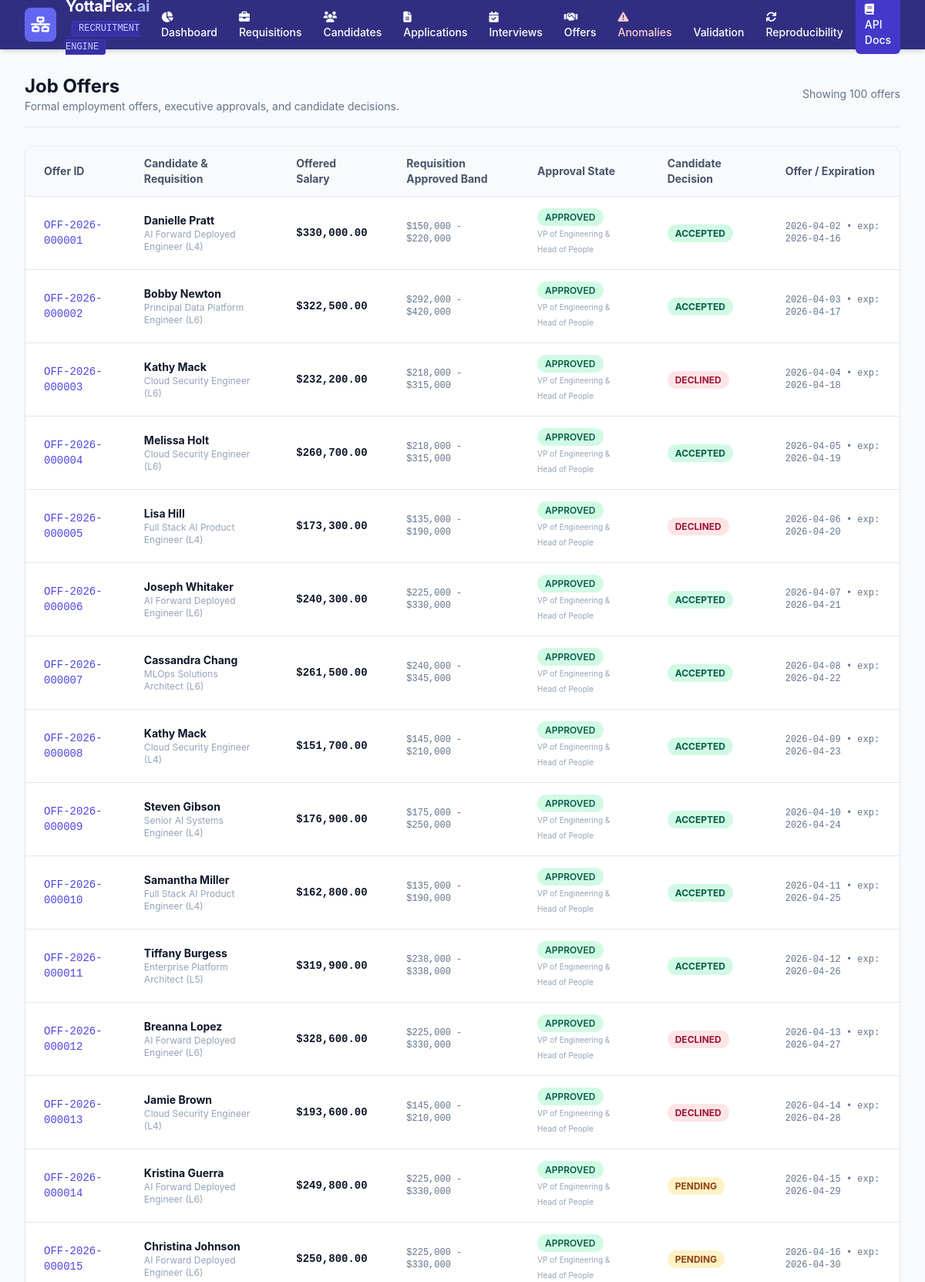
The app's page /ui/offers (upper part) with its own data.
### app/models.py (models this page shows)
class Offer(Base):
    __tablename__ = "offers"
    offer_id = Column(String(32), primary_key=True)  # OFF-2026-000001
    application_id = Column(String(96), ForeignKey("applications.application_id"), nullable=False, unique=True)
    offered_salary = Column(Float, nullable=False)
    approval_status = Column(String(32), nullable=False, default="PENDING_APPROVAL")  # PENDING_APPROVAL, APPROVED, REJECTED
    approved_by = Column(String(128), nullable=True)
    candidate_decision = Column(String(32), nullable=False, default="PENDING")  # PENDING, ACCEPTED, DECLINED
    offer_date = Column(String(32), nullable=False)
    expiration_date = Column(String(32), nullable=False)
    created_at = Column(DateTime, default=datetime.utcnow, nullable=False)
    application = relationship("Application", back_populates="offer")

class Candidate(Base):
    __tablename__ = "candidates"
    candidate_id = Column(String(32), primary_key=True)  # CAND-000001
    full_name = Column(String(128), nullable=False)
    email = Column(String(128), nullable=False, unique=True)
    phone = Column(String(32), nullable=False)
    years_of_experience = Column(Float, nullable=False)
    highest_education = Column(String(64), nullable=False)
    current_location = Column(String(128), nullable=False)
    created_at = Column(DateTime, default=datetime.utcnow, nullable=False)
    resume_artifact = relationship("ResumeArtifact", uselist=False, back_populates="candidate", cascade="all, delete-orphan")
    skills = relationship("CandidateSkill", back_populates="candidate", cascade="all, delete-orphan")
    applications = relationship("Application", back_populates="candidate")

class JobRequisition(Base):
    __tablename__ = "job_requisitions"
    requisition_id = Column(String(32), primary_key=True)  # REQ-2026-000001
    department_id = Column(String(32), ForeignKey("departments.department_id"), nullable=False)
    title = Column(String(128), nullable=False)
    role_level = Column(String(16), nullable=False)  # L4, L5, L6, Principal
    min_years_experience = Column(Integer, nullable=False)
    min_salary = Column(Float, nullable=False)
    max_salary = Column(Float, nullable=False)
    status = Column(String(32), nullable=False, default="OPEN")  # DRAFT, APPROVED, OPEN, CLOSED
    open_date = Column(String(32), nullable=False)
    close_date = Column(String(32), nullable=True)
    created_at = Column(DateTime, default=datetime.utcnow, nullable=False)
    department = relationship("Department", back_populates="requisitions")
    screening_rules = relationship("ScreeningRule", back_populates="requisition", cascade="all, delete-orphan")
    applications = relationship("Application", back_populates="requisition")

### app/routes/ui.py (the view)
@router.get("/ui/offers", response_class=HTMLResponse)
def offers_view(request: Request, db: Session = Depends(get_db)):
    offers = db.query(Offer).limit(100).all()
    return templates.TemplateResponse("offers.html", {"request": request, "offers": offers})

### app/templates/offers.html (shortened to what this page needs)
{% extends "base.html" %}
{% block content %}
<div class="space-y-6">
    <div class="flex justify-between items-center pb-4 border-b border-slate-200">
        <div>
            <h1 class="text-2xl font-bold text-slate-900">Job Offers</h1>
            <p class="text-sm text-slate-500">Formal employment offers, executive approvals, and candidate decisions.</p>
        </div>
        <div class="text-sm text-slate-500">
            Showing {{ offers|length }} offers
        </div>
    </div>
    <div class="bg-white rounded-xl shadow-sm border border-slate-200 overflow-hidden">
        <table class="min-w-full divide-y divide-slate-200 text-sm">
            <thead class="bg-slate-50 font-semibold text-slate-600">
                <tr>
                    <th class="px-6 py-3 text-left">Offer ID</th>
                    <th class="px-6 py-3 text-left">Candidate & Requisition</th>
                    <th class="px-6 py-3 text-left">Offered Salary</th>
                    <th class="px-6 py-3 text-left">Requisition Approved Band</th>
                    <th class="px-6 py-3 text-left">Approval State</th>
                    <th class="px-6 py-3 text-left">Candidate Decision</th>
                    <th class="px-6 py-3 text-left">Offer / Expiration</th>
                </tr>
            </thead>
            <tbody class="divide-y divide-slate-200">
                {% for o in offers %}
                <tr class="hover:bg-slate-50 transition">
                    <td class="px-6 py-4 font-mono font-medium text-indigo-600">{{ o.offer_id }}</td>
                    <td class="px-6 py-4">
                        <div class="font-bold text-slate-900">{{ o.application.candidate.full_name }}</div>
                        <div class="text-xs text-slate-400">{{ o.application.requisition.title }}</div>
                    </td>
                    <td class="px-6 py-4 font-mono font-bold text-slate-900">
                        ${{ "{:,.2f}".format(o.offered_salary) }}
                    </td>
                    <td class="px-6 py-4 font-mono text-xs text-slate-500">
                        ${{ "{:,.0f}".format(o.application.requisition.min_salary) }} - ${{ "{:,.0f}".format(o.application.requisition.max_salary) }}
                    </td>
                    <td class="px-6 py-4">
                        <span class="px-2.5 py-1 rounded-full text-xs font-semibold bg-emerald-100 text-emerald-800">
                            {{ o.approval_status }}
                        </span>
                        <div class="text-[10px] text-slate-400 mt-0.5">{{ o.approved_by }}</div>
                    </td>
                    <td class="px-6 py-4">
                        <span class="px-2.5 py-1 rounded-full text-xs font-bold
                            {% if o.candidate_decision == 'ACCEPTED' %}bg-emerald-100 text-emerald-800
                            {% elif o.candidate_decision == 'DECLINED' %}bg-rose-100 text-rose-800
                            {% else %}bg-amber-100 text-amber-800{% endif %}">
                            {{ o.candidate_decision }}
                        </span>
                    </td>
                    <td class="px-6 py-4 text-xs font-mono text-slate-500">
                        {{ o.offer_date }} &bull; exp: {{ o.expiration_date }}
                    </td>
                </tr>
                {% endfor %}
            </tbody>
        </table>
    </div>
</div>
{% endblock %}

### app/templates/base.html (style rules this page uses)
body { font-family: -apple-system, BlinkMacSystemFont, "Segoe UI", Roboto, Helvetica, Arial, sans-serif; }

### records on screen
Offer: offer_id "OFF-2026-000001", application.candidate.full_name "Danielle Pratt", application.requisition "AI Forward Deployed Engineer (L4)", offered_salary "330,000.00", approval_status "APPROVED", approved_by "VP of Engineering & Head of People", candidate_decision "ACCEPTED", offer_date "2026-04-02", expiration_date "2026-04-16"
JobRequisition: application.requisition.min_salary "150,000", application.requisition.max_salary "220,000"
Offer: offer_id "OFF-2026-000002", application.candidate.full_name "Bobby Newton", application.requisition "Principal Data Platform Engineer (L6)", offered_salary "322,500.00", approval_status "APPROVED", approved_by "VP of Engineering & Head of People", candidate_decision "ACCEPTED", offer_date "2026-04-03", expiration_date "2026-04-17"
JobRequisition: application.requisition.min_salary "292,000", application.requisition.max_salary "420,000"
Offer: offer_id "OFF-2026-000003", application.candidate.full_name "Kathy Mack", application.requisition "Cloud Security Engineer (L6)", offered_salary "232,200.00", approval_status "APPROVED", approved_by "VP of Engineering & Head of People", candidate_decision "DECLINED", offer_date "2026-04-04", expiration_date "2026-04-18"
JobRequisition: application.requisition.min_salary "218,000", application.requisition.max_salary "315,000"
Offer: offer_id "OFF-2026-000004", application.candidate.full_name "Melissa Holt", application.requisition "Cloud Security Engineer (L6)", offered_salary "260,700.00", approval_status "APPROVED", approved_by "VP of Engineering & Head of People", candidate_decision "ACCEPTED", offer_date "2026-04-05", expiration_date "2026-04-19"
JobRequisition: application.requisition.min_salary "218,000", application.requisition.max_salary "315,000"
Offer: offer_id "OFF-2026-000005", application.candidate.full_name "Lisa Hill", application.requisition "Full Stack AI Product Engineer (L4)", offered_salary "173,300.00", approval_status "APPROVED", approved_by "VP of Engineering & Head of People", candidate_decision "DECLINED", offer_date "2026-04-06", expiration_date "2026-04-20"
JobRequisition: application.requisition.min_salary "135,000", application.requisition.max_salary "190,000"
Offer: offer_id "OFF-2026-000006", application.candidate.full_name "Joseph Whitaker", application.requisition "AI Forward Deployed Engineer (L6)", offered_salary "240,300.00", approval_status "APPROVED", approved_by "VP of Engineering & Head of People", candidate_decision "ACCEPTED", offer_date "2026-04-07", expiration_date "2026-04-21"
JobRequisition: application.requisition.min_salary "225,000", application.requisition.max_salary "330,000"
Offer: offer_id "OFF-2026-000007", application.candidate.full_name "Cassandra Chang", application.requisition "MLOps Solutions Architect (L6)", offered_salary "261,500.00", approval_status "APPROVED", approved_by "VP of Engineering & Head of People", candidate_decision "ACCEPTED", offer_date "2026-04-08", expiration_date "2026-04-22"
JobRequisition: application.requisition.min_salary "240,000", application.requisition.max_salary "345,000"
Offer: offer_id "OFF-2026-000008", application.candidate.full_name "Kathy Mack", application.requisition "Cloud Security Engineer (L4)", offered_salary "151,700.00", approval_status "APPROVED", approved_by "VP of Engineering & Head of People", candidate_decision "ACCEPTED", offer_date "2026-04-09", expiration_date "2026-04-23"
JobRequisition: application.requisition.min_salary "145,000", application.requisition.max_salary "210,000"
Offer: offer_id "OFF-2026-000009", application.candidate.full_name "Steven Gibson", application.requisition "Senior AI Systems Engineer (L4)", offered_salary "176,900.00", approval_status "APPROVED", approved_by "VP of Engineering & Head of People", candidate_decision "ACCEPTED", offer_date "2026-04-10", expiration_date "2026-04-24"
JobRequisition: application.requisition.min_salary "175,000", application.requisition.max_salary "250,000"
Offer: offer_id "OFF-2026-000010", application.candidate.full_name "Samantha Miller", application.requisition "Full Stack AI Product Engineer (L4)", offered_salary "162,800.00", approval_status "APPROVED", approved_by "VP of Engineering & Head of People", candidate_decision "ACCEPTED", offer_date "2026-04-11", expiration_date "2026-04-25"
JobRequisition: application.requisition.min_salary "135,000", application.requisition.max_salary "190,000"
Offer: offer_id "OFF-2026-000011", application.candidate.full_name "Tiffany Burgess", application.requisition "Enterprise Platform Architect (L5)", offered_salary "319,900.00", approval_status "APPROVED", approved_by "VP of Engineering & Head of People", candidate_decision "ACCEPTED", offer_date "2026-04-12", expiration_date "2026-04-26"
JobRequisition: application.requisition.min_salary "238,000", application.requisition.max_salary "338,000"
Offer: offer_id "OFF-2026-000012", application.candidate.full_name "Breanna Lopez", application.requisition "AI Forward Deployed Engineer (L6)", offered_salary "328,600.00", approval_status "APPROVED", approved_by "VP of Engineering & Head of People", candidate_decision "DECLINED", offer_date "2026-04-13", expiration_date "2026-04-27"
JobRequisition: application.requisition.min_salary "225,000", application.requisition.max_salary "330,000"
Offer: offer_id "OFF-2026-000013", application.candidate.full_name "Jamie Brown", application.requisition "Cloud Security Engineer (L4)", offered_salary "193,600.00", approval_status "APPROVED", approved_by "VP of Engineering & Head of People", candidate_decision "DECLINED", offer_date "2026-04-14", expiration_date "2026-04-28"
Offer: offer_id "OFF-2026-000014", application.candidate.full_name "Kristina Guerra", application.requisition "AI Forward Deployed Engineer (L6)", offered_salary "249,800.00", approval_status "APPROVED", approved_by "VP of Engineering & Head of People", candidate_decision "PENDING", offer_date "2026-04-15", expiration_date "2026-04-29"
JobRequisition: application.requisition.min_salary "225,000", application.requisition.max_salary "330,000"
Offer: offer_id "OFF-2026-000015", application.candidate.full_name "Christina Johnson", application.requisition "AI Forward Deployed Engineer (L6)", offered_salary "250,800.00", approval_status "APPROVED", approved_by "VP of Engineering & Head of People", candidate_decision "PENDING", offer_date "2026-04-16", expiration_date "2026-04-30"

### other values on screen
{{ offers|length }} "100"
